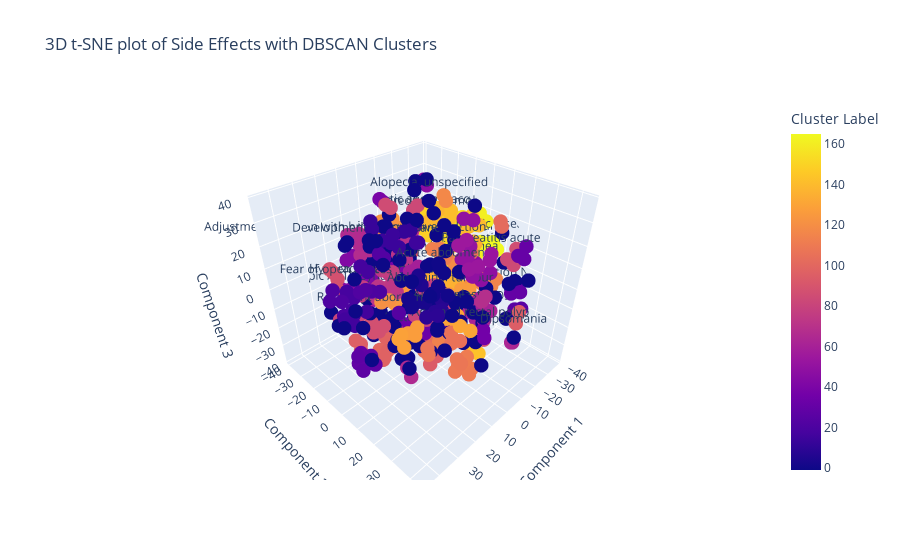

Here is the notebook cell this chart was saved with:
### Code cell
import plotly.express as px
from sklearn.manifold import TSNE
import pandas as pd

tsne = TSNE(n_components=3, random_state=42)
X_3d = tsne.fit_transform(dense)

df = pd.DataFrame(X_3d, columns=['Component 1', 'Component 2', 'Component 3'])
df['Side Effect'] = side_effects[:limit]
# interpolate with empty strings to avoid overlapping labels
for idx, row in df.iterrows():
    if idx % 20 != 0:
        df.loc[idx, 'Side Effect'] = ''
df['Cluster'] = clusters
print(df.head())

fig = px.scatter_3d(df, x='Component 1', y='Component 2', z='Component 3',
                    color='Cluster', text='Side Effect', 
                    title='3D t-SNE plot of Side Effects with DBSCAN Clusters',
                    labels={'Cluster': 'Cluster Label'})

fig.update_traces(marker=dict(size=5), textposition='top center')
fig.update_layout(autosize=True, hovermode='closest')
fig.show()

### Figure 1 — Plotly figure (JSON) as saved in the notebook; plotly's stock layout.template omitted (floating-point values rounded to 4 significant figures; data arrays with more than 128 entries replaced by an {"elided": "..."} marker saying what was removed)
{"data": [{"hovertemplate": "Component 1=%{x}<br>Component 2=%{y}<br>Component 3=%{z}<br>Side Effect=%{text}<br>Cluster Label=%{marker.color}<extra></extra>", "legendgroup": "", "marker": {"color": {"elided": "500 int values"}, "coloraxis": "coloraxis", "size": 5, "symbol": "circle"}, "mode": "markers+text", "name": "", "scene": "scene", "showlegend": false, "text": {"elided": "500 str values"}, "textposition": "top center", "type": "scatter3d", "x": {"elided": "500 float values"}, "y": {"elided": "500 float values"}, "z": {"elided": "500 float values"}}], "layout": {"autosize": true, "coloraxis": {"colorbar": {"title": {"text": "Cluster Label"}}, "colorscale": [[0, "#0d0887"], [0.1111, "#46039f"], [0.2222, "#7201a8"], [0.3333, "#9c179e"], [0.4444, "#bd3786"], [0.5556, "#d8576b"], [0.6667, "#ed7953"], [0.7778, "#fb9f3a"], [0.8889, "#fdca26"], [1, "#f0f921"]]}, "hovermode": "closest", "legend": {"tracegroupgap": 0}, "scene": {"domain": {"x": [0, 1], "y": [0, 1]}, "xaxis": {"title": {"text": "Component 1"}}, "yaxis": {"title": {"text": "Component 2"}}, "zaxis": {"title": {"text": "Component 3"}}}, "title": {"text": "3D t-SNE plot of Side Effects with DBSCAN Clusters"}}}
